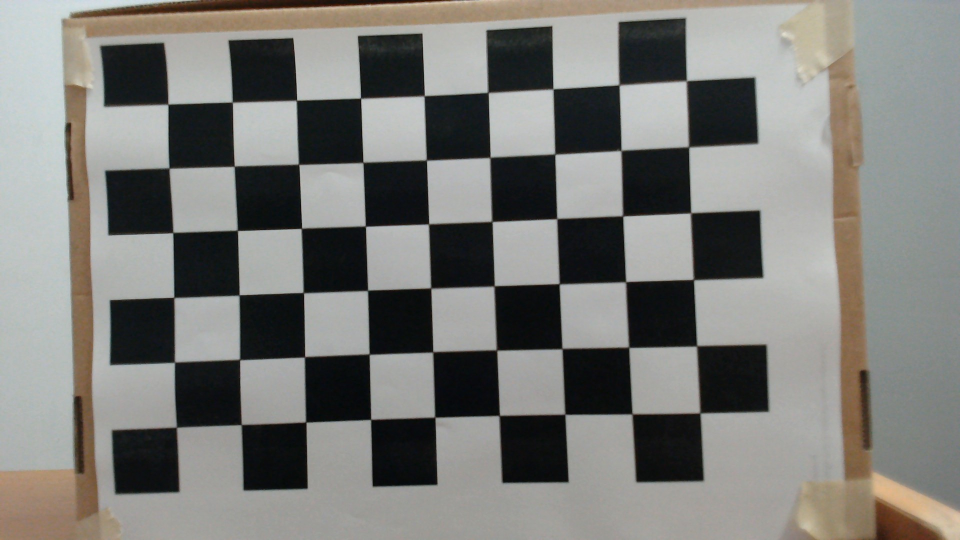
#> input picture calib/Calibration1.jpg, 1920 x 1080 px (shown at 1/2 size); its folder holds only this picture in this run; the run also reads 1 picture not shown here
$ jupyter execute --allow-errors laneDetection-2.0.ipynb   (shell and % lines are left out)   (older library calls are emulated)
#> lines starting #> are read from the running program, lines starting #| are printed output that depends on the picture; after the words box and inside, x2 and y2 are one past the last pixel; in counts of white or black regions, pixels touching at a corner belong together
[cell 1]
#import libraries
import matplotlib.pyplot as plt
import matplotlib.image as mpimg
import numpy as np
import cv2
import glob
import os
from moviepy.editor import VideoFileClip

[cell 2]
## Step 1: Perform Camera Calibration

# termination criteria
criteria = (cv2.TERM_CRITERIA_EPS + cv2.TERM_CRITERIA_MAX_ITER, 30, 0.001)
# prepare object points, like (0,0,0), (1,0,0), (2,0,0) ....,(6,5,0)
objp = np.zeros((6*9,3), np.float32)
objp[:,:2] = np.mgrid[0:9,0:6].T.reshape(-1,2)
# Arrays to store object points and image points from all the images.
objpoints = [] # 3d point in real world space
imgpoints = [] # 2d points in image plane.

images = glob.glob('../calib/Calibration*.jpg')
for fname in images:
    img = cv2.imread(fname)
#> img is the input picture: shape (1080, 1920, 3); mean B, G, R 119.5, 123.2, 123.5
    gray = cv2.cvtColor(img, cv2.COLOR_BGR2GRAY)

    # Find the chess board corners
    ret, corners = cv2.findChessboardCorners(gray, (9,6), None)
#> ret = True; corners = 54 rows, first 8: [335.9, 209.5], [466, 204.7], [593.5, 200.5], [721.7, 196], [849.4, 192.2], [976.5, 185], [1107.6, 178.7], [1238.5, 170]
    # If found, add object points, image points (after refining them)
    if ret == True:
        objpoints.append(objp)
        corners2 = cv2.cornerSubPix(gray,corners, (11,11), (-1,-1), criteria)
#> corners2 = 54 rows, first 8: [336.3, 208.9], [465.2, 204.7], [593.5, 201], [721.8, 196.9], [848.8, 192.1], [976.4, 185.5], [1106.5, 178.4], [1238.6, 170.2]
        imgpoints.append(corners)
        img_corners = cv2.drawChessboardCorners(img, (9,6), corners2, ret)
    ret, mtx, dist, rvecs, tvecs = cv2.calibrateCamera(objpoints, imgpoints, gray.shape[::-1], None, None)
#> ret = 0.693; mtx = [[1915.7, 0, 887.8], [0, 1922.4, 523.6], [0, 0, 1]]; dist = [[0.43, -0.493, -0.0011, -0.00307, -9.32]]; rvecs = ([-0.0304, 0.0596, -0.0348],); tvecs = ([-4.3, -2.44, 15.39],)
def undistort(distorted_img):
    return cv2.undistort(distorted_img, mtx, dist, None, mtx)

[cell 3]
'''test'''
# [5 lines of commented-out code are left out]

img = mpimg.imread('../test_images/test4.jpg')
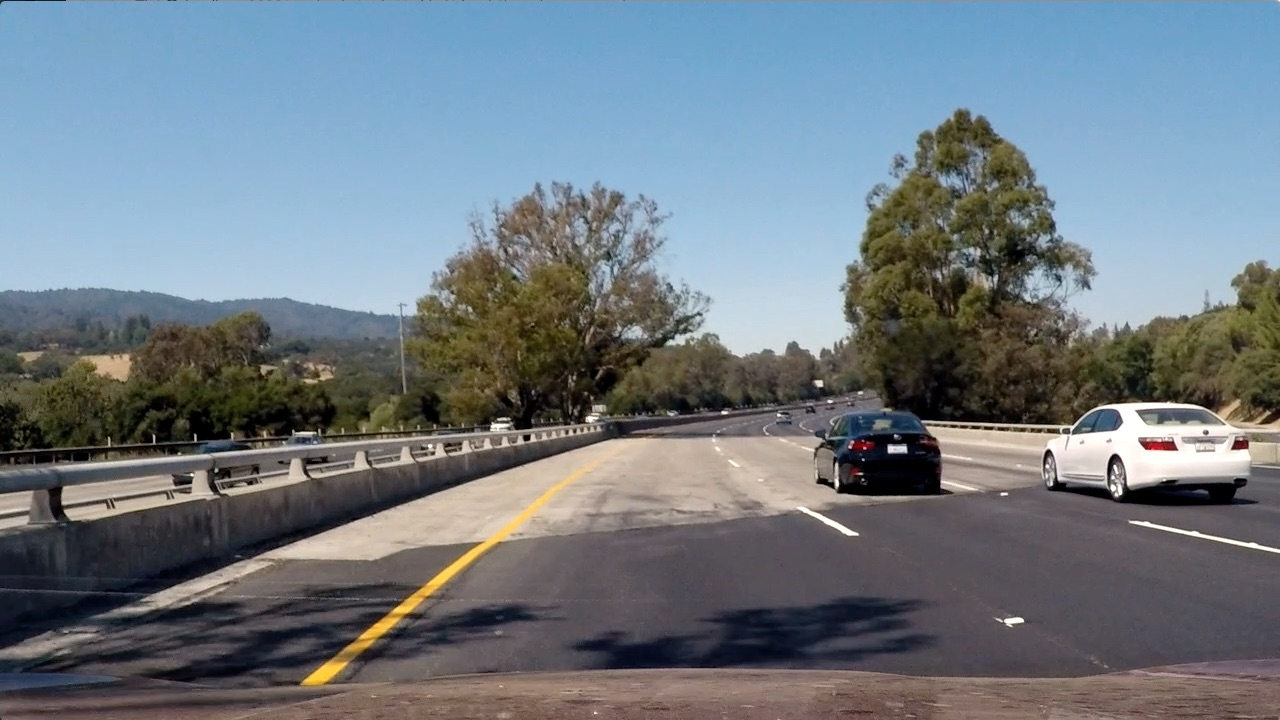
#> input picture test_images/test4.jpg, 1280 x 720 px
#> img is the input picture: shape (720, 1280, 3); mean R, G, B 112.2, 122.7, 130.9
# img = mpimg.imread('../test_images/test5.jpg')
#img = mpimg.imread('../test_images/test6.jpg')

out_img = undistort(img)
plt.imshow(out_img)

[cell 4]
## Step 2: Perspective Transform
def warped_birdview(img):
    undist = undistort(img)
    img_size = (img.shape[1], img.shape[0])
    offset = 300

    # Source points taken from images with straight lane lines, these are to become parallel after the warp transform
    src = np.float32([
        (215, 680), # bottom-left corner
        (600, 455), # top-left corner
        (685, 447), # top-right corner
        (1125, 720) # bottom-right corner
    ])
    # Destination points are to be parallel, taken into account the image size
    dst = np.float32([
        [offset, img_size[1]],             # bottom-left corner
        [offset, 0],                       # top-left corner
        [img_size[0]-offset, 0],           # top-right corner
        [img_size[0]-offset, img_size[1]]  # bottom-right corner
    ])
    # Calculate the transformation matrix and it's inverse transformation
    M = cv2.getPerspectiveTransform(src, dst)
    M_inv = cv2.getPerspectiveTransform(dst, src)
    warped = cv2.warpPerspective(undist, M, img_size)

    return warped, M_inv

[cell 5]
'''test'''
img = mpimg.imread('../test_images/straight_lines1.jpg')
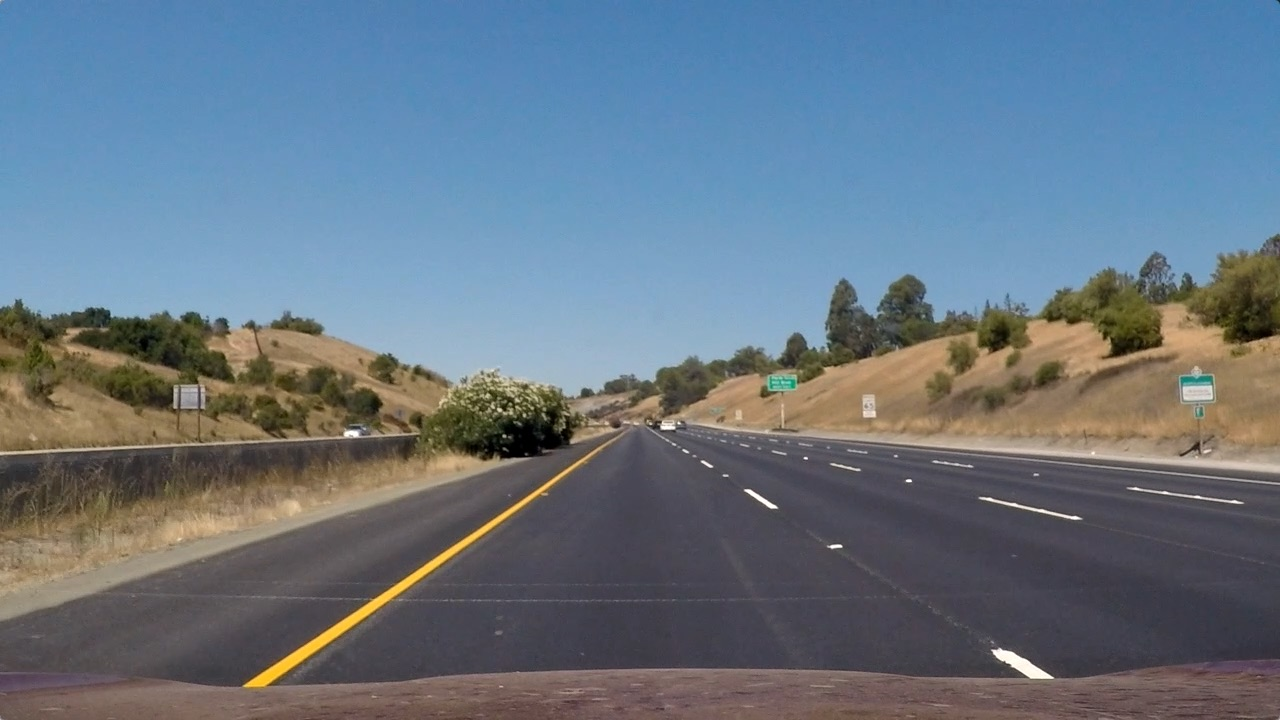
#> input picture test_images/straight_lines1.jpg, 1280 x 720 px
#> img is the input picture: shape (720, 1280, 3); mean R, G, B 103.2, 117.7, 131.2
# [4 lines of commented-out code are left out]

img = mpimg.imread('../test_images/test4.jpg')
# img = mpimg.imread('../test_images/test5.jpg')
#img = mpimg.imread('../test_images/test6.jpg')

warped, M_inv = warped_birdview(img)
#> M_inv = [[0.0768, -0.783, 565], [-0.0413, -0.512, 458.3], [-6.67e-05, -0.0012, 1]]
plt.imshow(warped)

[cell 6]
## STEP 3: Perform Binary Threshodling for Input
def binary_threshold(img):
    # Transform image to gray scale
    gray_img =cv2.cvtColor(img, cv2.COLOR_BGR2GRAY)
    # Apply sobel (derivative) in x direction, this is usefull to detect lines that tend to be vertical
    sobelx = cv2.Sobel(gray_img, cv2.CV_64F, 1, 0)
    abs_sobelx = np.absolute(sobelx)
    # Scale result to 0-255
    scaled_sobel = np.uint8(255*abs_sobelx/np.max(abs_sobelx))
    sx_binary = np.zeros_like(scaled_sobel)
    # Keep only derivative values that are in the margin of interest
    sx_binary[(scaled_sobel >= 30) & (scaled_sobel <= 255)] = 1

    # # Detect pixels that are white in the grayscale image
    white_binary = np.zeros_like(gray_img)
    white_binary[(gray_img > 200) & (gray_img <= 255)] = 1

    # # Convert image to HLS
    hls = cv2.cvtColor(img, cv2.COLOR_BGR2HLS)
#> hls: shape (720, 1280, 3); mean of channels 0, 1, 2 69.6, 121.4, 71.8
    H = hls[:,:,0]
    S = hls[:,:,2]
    sat_binary = np.zeros_like(S)
    # # Detect pixels that have a high saturation value
    sat_binary[(S > 90) & (S <= 255)] = 1

    hue_binary =  np.zeros_like(H)
    # # Detect pixels that are yellow using the hue component
    hue_binary[(H > 10) & (H <= 25)] = 1

    # # Combine all pixels detected above
    binary_1 = cv2.bitwise_or(sx_binary, white_binary)
    binary_2 = cv2.bitwise_or(hue_binary, sat_binary)
    binary = cv2.bitwise_or(binary_1, binary_2)

    return binary

[cell 7]
'''test'''
# [5 lines of commented-out code are left out]

img = mpimg.imread('../test_images/test4.jpg')
# img = mpimg.imread('../test_images/test5.jpg')
#img = mpimg.imread('../test_images/test6.jpg')

out_img = binary_threshold(img)
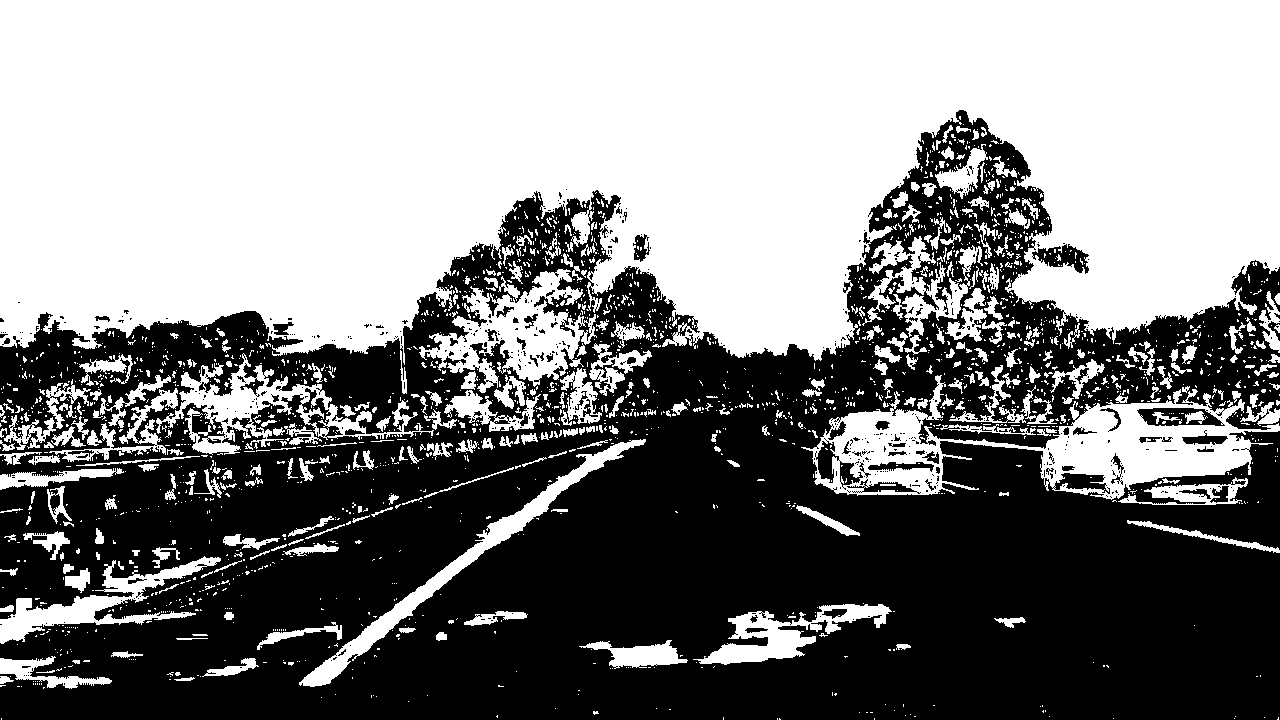
#> out_img: shape (720, 1280); values 0 (black) and 1 (white), 51.6% white; 603 black regions (533 under 20 px), largest, box (x1, y1, x2, y2) and area: (0, 110, 1280, 720) 437233, (1137, 408, 1225, 426) 938, (1032, 244, 1089, 274) 833
plt.imshow(out_img)

[cell 8]
## STEP 4 Finding lane lines using Histogram and sliding windows
def sliding_window(binary_warped):
    # Take hítogram at the bottom half of warped img
    histogram = np.sum(binary_warped[binary_warped.shape[0]//2:,:], axis=0)
    # Find the peak at left and right halves
    midpoint = np.int(histogram.shape[0]//2)
    # quarterpoint = midpoint//2
    leftx_base = np.argmax(histogram[:midpoint])
    rightx_base = np.argmax(histogram[midpoint:]) + midpoint

    # Choose number of sliding windows
    nwindows = 9
    # +/- margins
    margin = 100
    # minimum number of pixrls found to recenter windows
    minpix = 50

    # Set window height
    window_height = np.int(binary_warped.shape[0]//nwindows)

    # identify x and y positions of non-zero pixels in the img
    nonzero = binary_warped.nonzero()
    nonzeroy = np.array(nonzero[0])
    nonzerox = np.array(nonzero[1])
    #update current position
    leftx_current = leftx_base
    rightx_current = rightx_base

    #create empty list to receive left and right lane pixels indices
    left_lane_inds = []
    right_lane_inds = []

    for window in range(nwindows):
         # Identify window boundaries in x and y (and right and left)
        win_y_low = binary_warped.shape[0] - (window+1)*window_height
        win_y_high = binary_warped.shape[0] - window*window_height
        win_xleft_low = leftx_current - margin
        win_xleft_high = leftx_current + margin
        win_xright_low = rightx_current - margin
        win_xright_high = rightx_current + margin

        # Identify the nonzero pixels in x and y within the window #
        good_left_inds = ((nonzeroy >= win_y_low) & (nonzeroy < win_y_high) &
        (nonzerox >= win_xleft_low) &  (nonzerox < win_xleft_high)).nonzero()[0]
        good_right_inds = ((nonzeroy >= win_y_low) & (nonzeroy < win_y_high) &
        (nonzerox >= win_xright_low) &  (nonzerox < win_xright_high)).nonzero()[0]

        # Append these indices to the lists
        left_lane_inds.append(good_left_inds)
        right_lane_inds.append(good_right_inds)

        # If you found > minpix pixels, recenter next window on their mean position
        if len(good_left_inds) > minpix:
            leftx_current = np.int(np.mean(nonzerox[good_left_inds]))
        if len(good_right_inds) > minpix:
            rightx_current = np.int(np.mean(nonzerox[good_right_inds]))

    # Concatenate the arrays of indices (previously was a list of lists of pixels)
    try:
        left_lane_inds = np.concatenate(left_lane_inds)
        right_lane_inds = np.concatenate(right_lane_inds)
    except ValueError:
        # Avoids an error if the above is not implemented fully
        pass

    # Extract left and right line pixel positions
    leftx = nonzerox[left_lane_inds]
    lefty = nonzeroy[left_lane_inds]
    rightx = nonzerox[right_lane_inds]
    righty = nonzeroy[right_lane_inds]

    return leftx, lefty, rightx, righty

def fit_poly(binary_warped, leftx, lefty, rightx, righty):
    left_fit = np.polyfit(lefty, leftx, 2)
    right_fit = np.polyfit(righty, rightx,2)
    # Generate x and y values for plotting
    ploty = np.linspace(0, binary_warped.shape[0]-1, binary_warped.shape[0] )
    try:
        left_fitx = left_fit[0]*ploty**2 + left_fit[1]*ploty + left_fit[2]
        right_fitx = right_fit[0]*ploty**2 + right_fit[1]*ploty + right_fit[2]
    except TypeError:
        # Avoids an error if `left` and `right_fit` are still none or incorrect
        print('The function failed to fit a line!')
        left_fitx = 1*ploty**2 + 1*ploty
        right_fitx = 1*ploty**2 + 1*ploty

    return left_fit, right_fit, left_fitx, right_fitx, ploty

def draw_poly_lines(binary_warped, left_fitx, right_fitx, ploty):
    # Create an image to draw on and an image to show the selection window
    out_img = np.dstack((binary_warped, binary_warped, binary_warped))*255
    window_img = np.zeros_like(out_img)

    margin = 100
    # Generate a polygon to illustrate the search window area
    # And recast the x and y points into usable format for cv2.fillPoly()
    left_line_window1 = np.array([np.transpose(np.vstack([left_fitx-margin, ploty]))])
    left_line_window2 = np.array([np.flipud(np.transpose(np.vstack([left_fitx+margin,
                              ploty])))])
    left_line_pts = np.hstack((left_line_window1, left_line_window2))
    right_line_window1 = np.array([np.transpose(np.vstack([right_fitx-margin, ploty]))])
    right_line_window2 = np.array([np.flipud(np.transpose(np.vstack([right_fitx+margin,
                              ploty])))])
    right_line_pts = np.hstack((right_line_window1, right_line_window2))

    # Draw the lane onto the warped blank image
    cv2.fillPoly(window_img, np.int_([left_line_pts]), (100, 100, 0))
    cv2.fillPoly(window_img, np.int_([right_line_pts]), (100, 100, 0))
    result = cv2.addWeighted(out_img, 1, window_img, 0.3, 0)

    # Plot the polynomial lines onto the image
    plt.plot(left_fitx, ploty, color='green')
    plt.plot(right_fitx, ploty, color='blue')
    ## End visualization steps ##
    return result

[cell 9]
# [5 lines of commented-out code are left out]

img = mpimg.imread('../test_images/test4.jpg')
# img = mpimg.imread('../test_images/test5.jpg')
#img = mpimg.imread('../test_images/test6.jpg')
img = cv2.cvtColor(img, cv2.COLOR_BGR2RGB)
warped, M_inv = warped_birdview(img)
binary_warped = binary_threshold(warped)
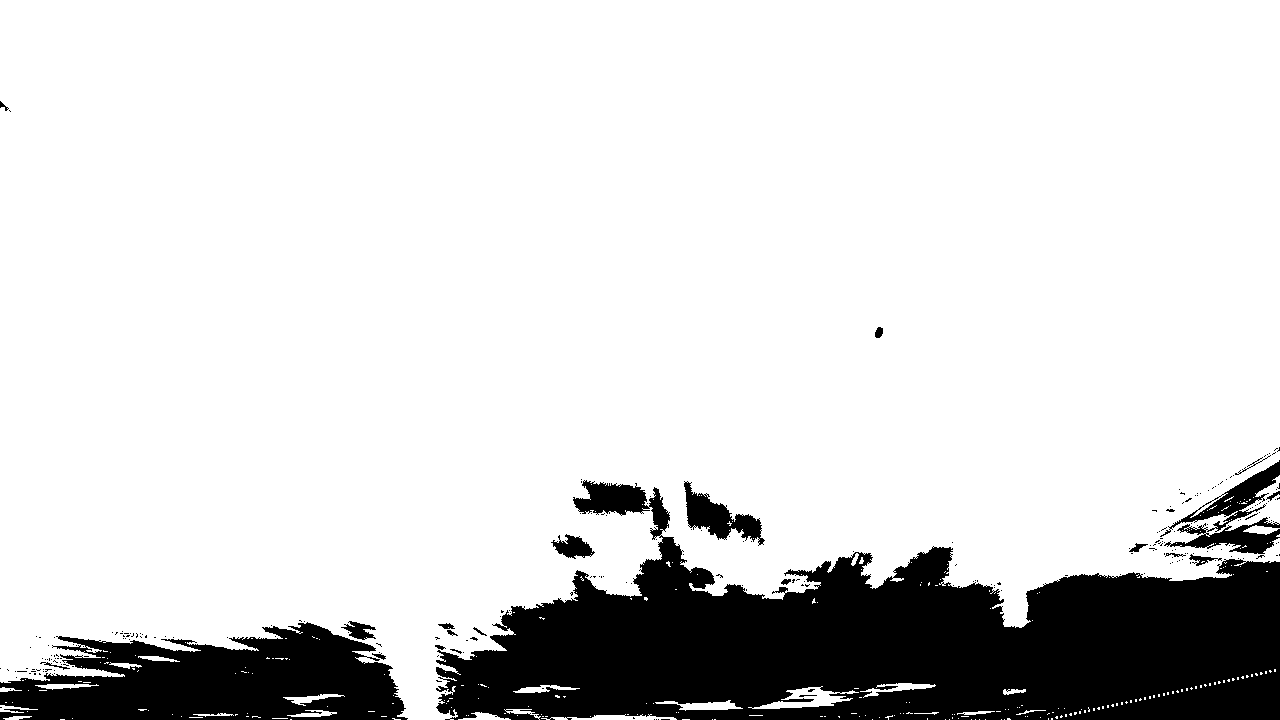
#> binary_warped: shape (720, 1280); values 0 (black) and 1 (white), 84.2% white; 249 black regions (227 under 20 px), largest, box (x1, y1, x2, y2) and area: (436, 480, 1280, 720) 111334, (0, 622, 408, 720) 26548, (1160, 460, 1280, 554) 3746

leftx, lefty, rightx, righty = sliding_window(binary_warped)
#> in sliding_window, `histogram = np.sum(binary_warped[binary_warped.shape[0]//2:,:], axis=0)`: histogram = 1280 values, max 360 at index 408, min 140 at index 1240, mean 246
#> (the rest of the program and of its run is left out)
